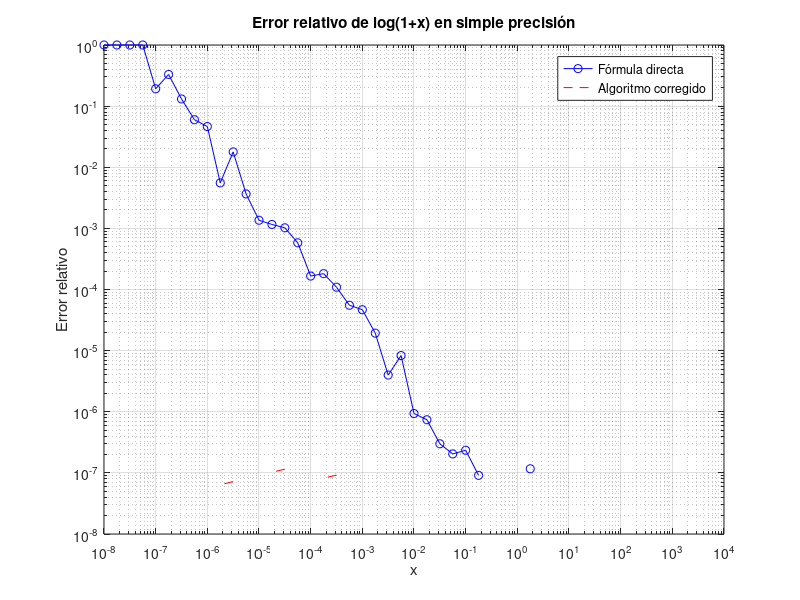

Recreate this plot in MATLAB.
% log_precision.m
% Evaluación de log(1+x) en distintas precisiones

n = 4:-0.25:-8;
x = 10.^n;
y = log(1+x);

xs = single(x);
y1 = log(1+xs);

error_rel = abs((y1 - y)./y);
figure; loglog(x, error_rel,'bo-'); grid on;
xlabel('x'); ylabel('Error relativo');
title('Error relativo de log(1+x) en simple precisión');

% Algoritmo compensado
s = 1 + xs;
y2 = xs;
idx = s ~= 1;
y2(idx) = xs(idx) .* log(s(idx)) ./ (s(idx)-1);
error_rel2 = abs((y2 - y)./y);

hold on; loglog(x, error_rel2,'r--'); hold off;
legend('Fórmula directa','Algoritmo corregido');
